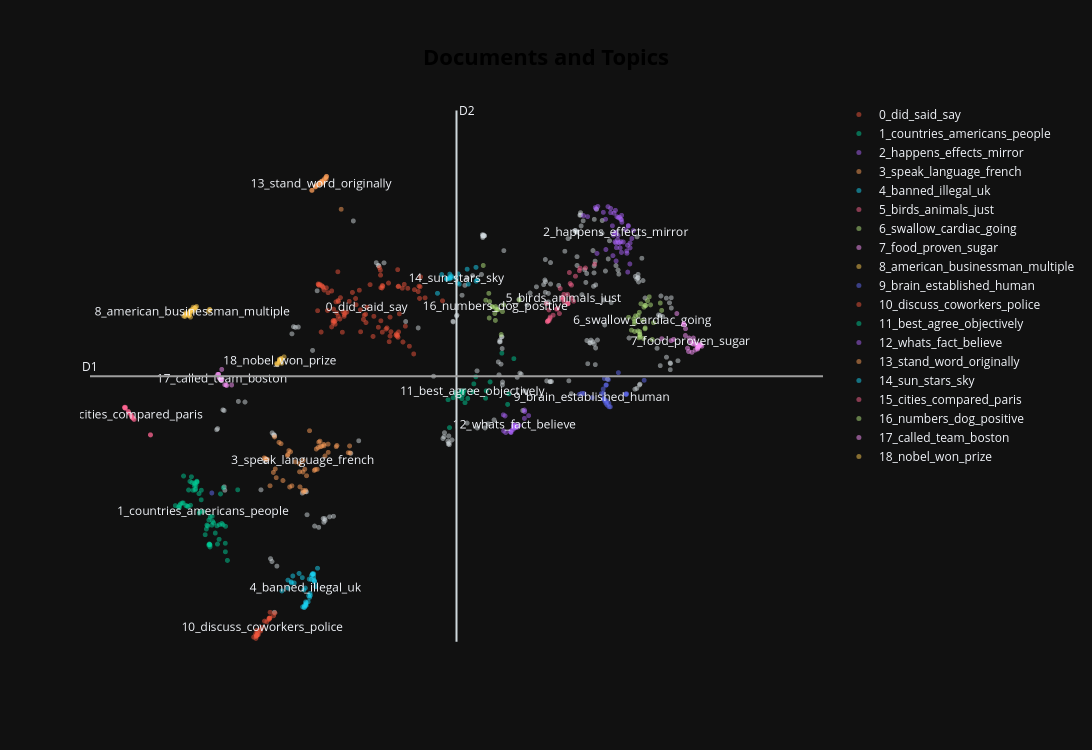

Notebook cell for this chart:
### Code cell
fig = topic_model_english.visualize_documents(
    english_embeddings['question'],
    reduced_embeddings=english_embeddings_2d.drop(columns='question').to_numpy()
)

fig.update_layout(template="plotly_dark")
fig.show()
